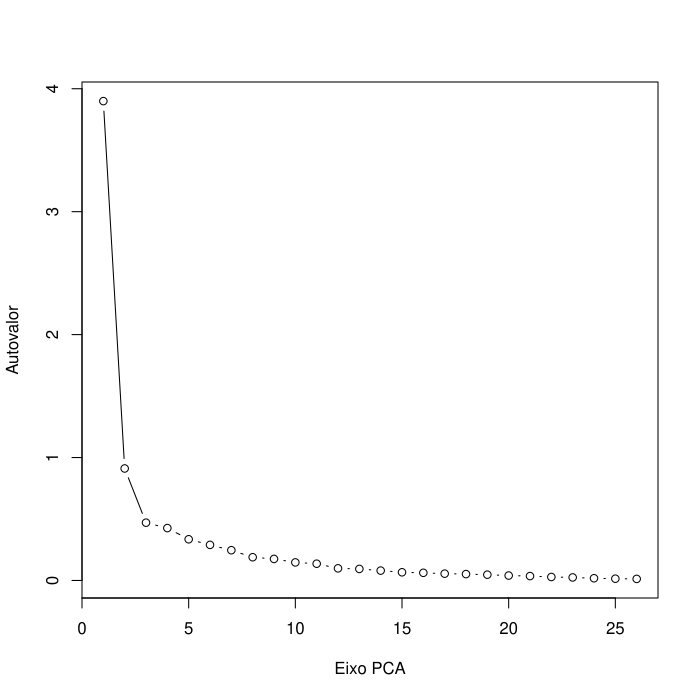

The R source for this figure:
rm(list=ls())
source('myPCA.R')
source('mySVM.R')
source('projectPCA.R')
library(simone)
library(plot3D)

data(cancer)

X <- data.matrix(cancer$expr)
notIndexes <- (cancer$status == 'not')
pcrIndexes <- (cancer$status == 'pcr')

# Apply PCA
pca <- myPCA(X)
plot(seq(from=1, to=ncol(X), by=1), pca$lambda, type='b', xlab='Eixo PCA', ylab='Autovalor')

# Plot 2D PCA space
proj2D <- projectPCA(X, 2)

xlim <- c(-15,5)
ylim <- c(-8, 6)
plot(proj2D[notIndexes,1], proj2D[notIndexes,2], xlim=xlim, ylim=ylim, xlab='PCA1', ylab='PCA2', col='red')
par(new=T)
plot(proj2D[pcrIndexes,1], proj2D[pcrIndexes,2], xlim=xlim, ylim=ylim, xlab='PCA1', ylab='PCA2', col='blue')

# Plot 3D PCA space
proj3D <- projectPCA(X, 3)

colvar <- rep(1, nrow(X))
colvar[pcrIndexes] <- 4
points3D(proj3D[,1], proj3D[,2], proj3D[,3], colvar=colvar, colkey=FALSE, xlab='PCA1', ylab='PCA2', zlab='PCA3')


# Separating training, validation and test sets
swap <- sample(1:nrow(X))
attributes <- data.matrix(X[swap,])
classes <- cancer$status[swap]

trainLim <- 0.5*nrow(attributes)
valLim <- 0.7*nrow(attributes)

# Calculating total SVM
training <- list(Attributes=attributes[1:trainLim,], Classes=classes[1:(trainLim)])
validation <- list(Attributes=attributes[(trainLim+1):valLim,], Classes=classes[(trainLim+1):valLim])
test <- list(Attributes=attributes[(valLim+1):nrow(attributes),], Classes=classes[(valLim+1):nrow(attributes)])

model <- mySVM(training, validation, c(0.1,2))
pred = predict(model, test$Attributes)
err = sum(pred != test$Classes)
print(err)

# Calculating 2D SVM
attributes = proj2D[swap,]
training <- list(Attributes=attributes[1:trainLim,], Classes=classes[1:trainLim])
validation <- list(Attributes=attributes[(trainLim+1):valLim,], Classes=classes[(trainLim+1):valLim])
test <- list(Attributes=attributes[(valLim+1):nrow(attributes),], Classes=classes[(valLim+1):nrow(attributes)])

model2D <- mySVM(training, validation, c(0.1,2))
pred2D <- predict(model2D, test$Attributes)
err2D <- sum(pred2D != test$Classes)
print(err2D)

# Calculating 3D SVM
attributes = proj3D[swap,]
training <- list(Attributes=attributes[1:trainLim,], Classes=classes[1:trainLim])
validation <- list(Attributes=attributes[(trainLim+1):valLim,], Classes=classes[(trainLim+1):valLim])
test <- list(Attributes=attributes[(valLim+1):nrow(attributes),], Classes=classes[(valLim+1):nrow(attributes)])

model3D <- mySVM(training, validation, c(0.1,2))
pred3D <- predict(model3D, test$Attributes)
err3D <- sum(pred2D != test$Classes)
print(err3D)
